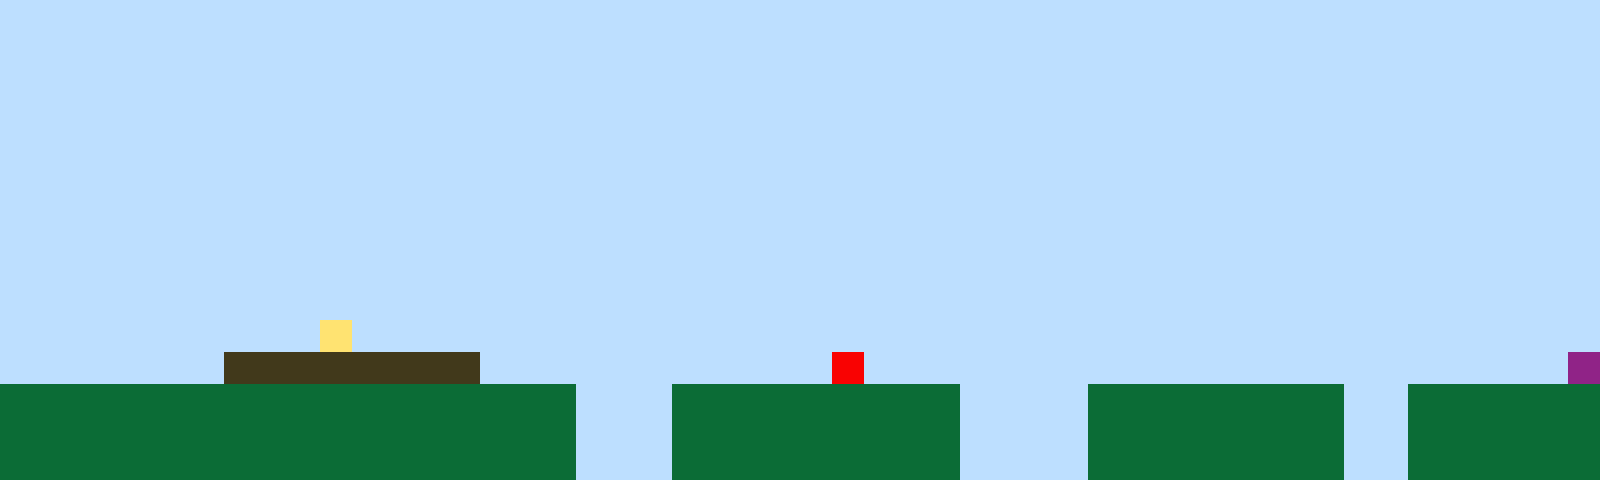

Rendered tile map (Tiled .tmx) drawn with the repository's tilesets; below, a short description and the full map source, tile grids included:
An orthogonal 50x15 tile map with 32x32 px tiles, 1 tile layer (Tile Layer 1).

<map version="1.10" tiledversion="1.11.2" orientation="orthogonal" renderorder="right-up" width="50" height="15" tilewidth="32" tileheight="32" infinite="0" nextlayerid="2" nextobjectid="1"><editorsettings><export target="map1.csv" format="csv" /></editorsettings><tileset firstgid="1" name="sprites" tilewidth="32" tileheight="32" tilecount="6" columns="3"><image source="sprites.png" width="96" height="64" /></tileset><layer id="1" name="Tile Layer 1" width="50" height="15"><data encoding="csv">1,1,1,1,1,1,1,1,1,1,1,1,1,1,1,1,1,1,1,1,1,1,1,1,1,1,1,1,1,1,1,1,1,1,1,1,1,1,1,1,1,1,1,1,1,1,1,1,1,1,1,1,1,1,1,1,1,1,1,1,1,1,1,1,1,1,1,1,1,1,1,1,1,1,1,1,1,1,1,1,1,1,1,1,1,1,1,1,1,1,1,1,1,1,1,1,1,1,1,1,1,1,1,1,1,1,1,1,1,1,1,1,1,1,1,1,1,1,1,1,1,1,1,1,1,1,1,1,1,1,1,1,1,1,1,1,1,1,1,1,1,1,1,1,1,1,1,1,1,1,1,1,1,1,1,1,1,1,1,1,1,1,1,1,1,1,1,1,1,1,1,1,1,1,1,1,1,1,1,1,1,1,1,1,1,1,1,1,1,1,1,1,1,1,1,1,1,1,1,1,1,1,1,1,1,1,1,1,1,1,1,1,1,1,1,1,1,1,1,1,1,1,1,1,1,1,1,1,1,1,1,1,1,1,1,1,1,1,1,1,1,1,1,1,1,1,1,1,1,1,1,1,1,1,1,1,1,1,1,1,1,1,1,1,1,1,1,1,1,1,1,1,1,1,1,1,1,1,1,1,1,1,1,1,1,1,1,1,1,1,1,1,1,1,1,1,1,1,1,1,1,1,1,1,1,1,1,1,1,1,1,1,1,1,1,1,1,1,1,1,1,1,1,1,1,1,1,1,1,1,1,1,1,1,1,1,1,1,1,1,1,1,1,1,1,1,1,1,1,1,1,1,1,1,1,1,1,1,1,1,1,1,1,1,1,1,1,1,1,1,1,1,1,1,1,1,1,1,1,1,1,1,1,1,1,1,1,1,1,1,1,1,1,1,1,1,1,1,1,1,1,1,1,1,1,1,1,1,1,1,1,1,1,1,1,1,1,1,1,1,1,1,1,1,1,1,1,1,1,1,1,1,1,1,1,1,1,1,1,1,1,1,1,1,1,1,1,1,1,1,1,1,1,1,1,1,1,1,1,1,1,1,1,1,1,1,1,1,1,1,1,1,1,1,1,1,1,1,1,1,1,1,1,1,1,1,1,1,1,1,1,1,1,1,1,1,1,1,1,1,1,1,1,1,1,1,1,1,1,1,4,1,1,1,1,1,1,1,1,1,1,1,1,1,1,1,1,1,1,1,1,1,1,1,1,1,1,1,1,1,1,1,1,1,1,1,1,1,1,1,1,1,1,1,1,1,1,3,3,3,3,3,3,3,3,1,1,1,1,1,1,1,1,1,1,1,5,1,1,1,1,1,1,1,1,1,1,1,1,1,1,1,1,1,1,1,1,1,1,6,2,2,2,2,2,2,2,2,2,2,2,2,2,2,2,2,2,2,1,1,1,2,2,2,2,2,2,2,2,2,1,1,1,1,2,2,2,2,2,2,2,2,1,1,2,2,2,2,2,2,2,2,2,2,2,2,2,2,2,2,2,2,2,2,2,2,2,2,1,1,1,2,2,2,2,2,2,2,2,2,1,1,1,1,2,2,2,2,2,2,2,2,1,1,2,2,2,2,2,2,2,2,2,2,2,2,2,2,2,2,2,2,2,2,2,2,2,2,1,1,1,2,2,2,2,2,2,2,2,2,1,1,1,1,2,2,2,2,2,2,2,2,1,1,2,2,2,2,2,2</data></layer></map>
